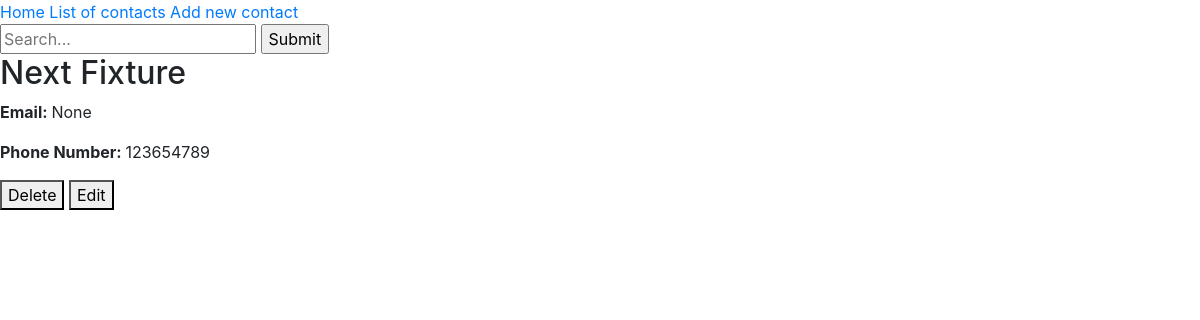
The page /phonebookapp/11/ on the database its author committed.
### PhonebookApp/models.py (models this page shows, shortened)
class Person(models.Model):
    name = models.CharField(max_length=50)
    surname = models.CharField(max_length=50)

class Email(models.Model):
    person = models.ForeignKey(Person, editable=False, on_delete=models.CASCADE, null=True)
    email = models.EmailField(max_length=254, null=True, blank=True)

class Phone(models.Model):
    person = models.ForeignKey(Person, editable=False, on_delete=models.CASCADE, null=True)
    phone_number = models.CharField(max_length=50, null=True, blank=True)

### PhonebookApp/views.py (the view)
# urls.py: path('<int:person_id>/', views.detail, name='detail'),
def detail(request, person_id):
    persons_details = Person.objects.get(pk=person_id)
    pemail = Email.objects.filter(person_id=person_id).first()
    persons_phone = Phone.objects.filter(person_id=person_id).first()
    return render(request, 'detail.html', {'persons_details': persons_details, 'pemail': pemail,
                                           'persons_phone': persons_phone})

### templates/detail.html (shortened to what this page needs)
{% extends 'base.html' %}
{% block content %}
    <h2>{{ persons_details.name }} {{ persons_details.surname }}</h2>
    <p><b>Email: </b>{{ pemail.email }}</p>
    <p><b>Phone Number: </b>{{ persons_phone.phone_number }}</p>
    <form>
        <button formaction="{% url "delete" persons_details.id %}">Delete</button>
        <button formaction="{% url "edit" persons_details.id %}">Edit</button>
    </form>
{% endblock %}

### rows shown on the page
Person: name "Next", surname "Fixture"
Email: email "None"
Phone: phone_number "123654789"
